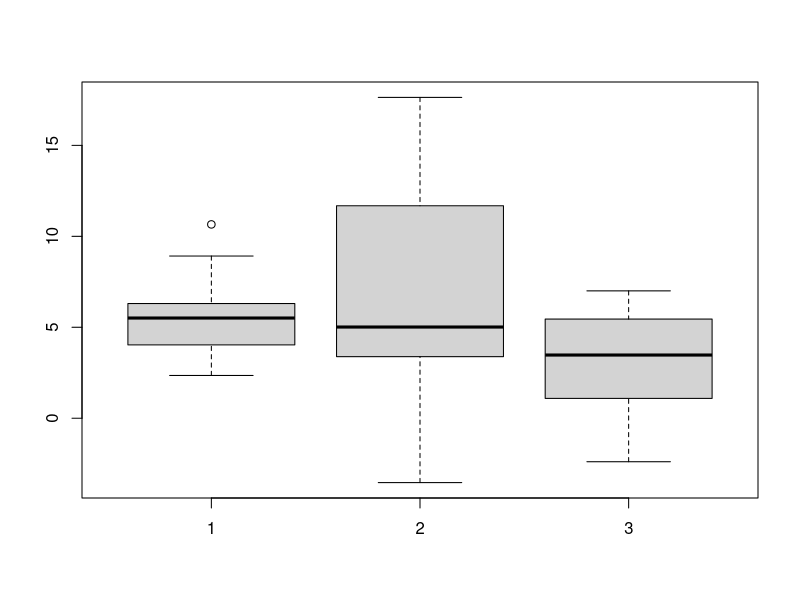
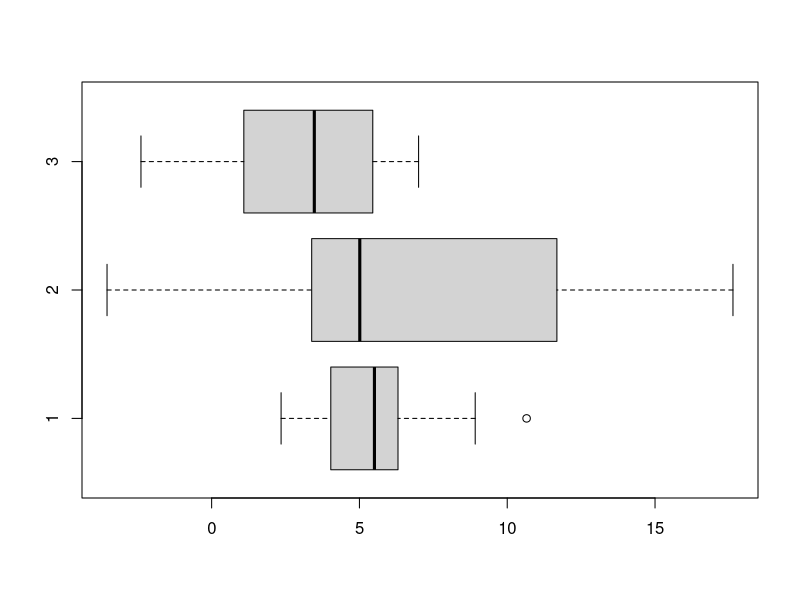
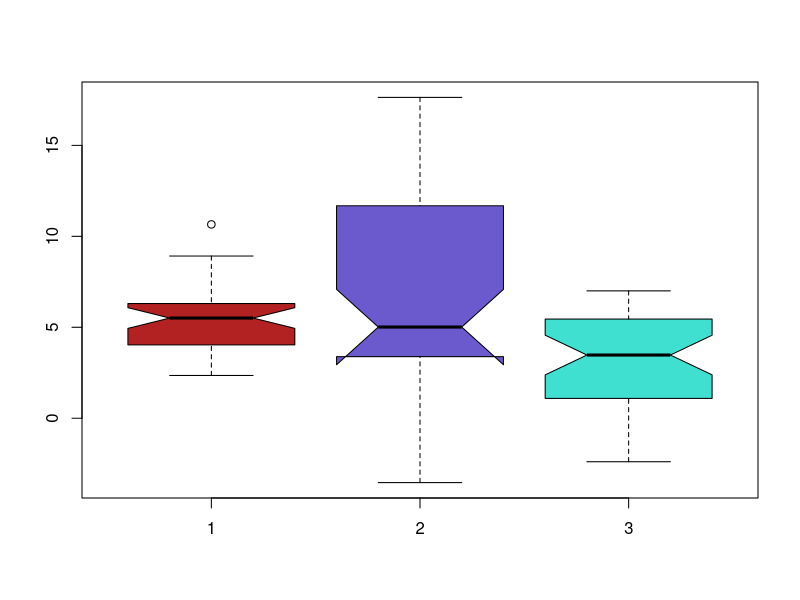
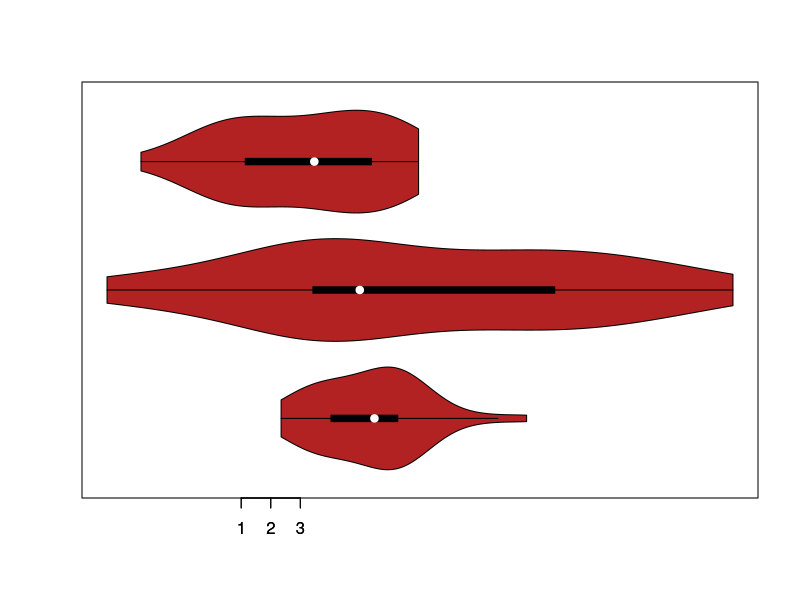

Recreate these plots in R, in order.
## ---- chunk 1
x <- rnorm(40, 5, 2)
y <- rnorm(40, 7, 5)
z <- rnorm(40, 3, 3)
## ---- chunk 2
boxplot(x,y,z)
## ---- chunk 3
boxplot(x,y,z,
        horizontal = T)
## ---- chunk 4
boxplot(x,y,z,
        notch = T, 
        col = c('firebrick', 'slateblue', 'turquoise'))
## ---- chunk 5
library('vioplot')

vioplot(x,y,z, col = 'firebrick', 
        horizontal = T)
